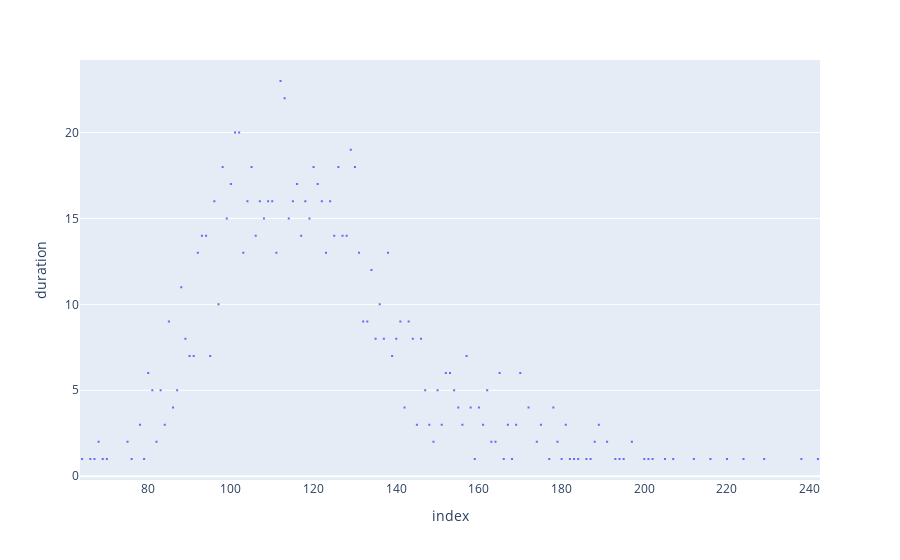

Here is the notebook cell this chart was saved with:
### Markdown cell above
#### Use a box plot to display that same data.

### Code cell
duration_counts = movies['duration'].value_counts().reset_index()
px.box(duration_counts, x = 'index', y = "duration")

### Figure 1 — Plotly figure (JSON) as saved in the notebook; plotly's stock layout.template omitted (floating-point values rounded to 4 significant figures; data arrays with more than 128 entries replaced by an {"elided": "..."} marker saying what was removed)
{"data": [{"alignmentgroup": "True", "hovertemplate": "index=%{x}<br>duration=%{y}<extra></extra>", "legendgroup": "", "marker": {"color": "#636efa"}, "name": "", "notched": false, "offsetgroup": "", "orientation": "v", "showlegend": false, "type": "box", "x": {"elided": "133 int values"}, "x0": " ", "xaxis": "x", "y": {"elided": "133 int values"}, "y0": " ", "yaxis": "y"}], "layout": {"boxmode": "group", "legend": {"tracegroupgap": 0}, "margin": {"t": 60}, "xaxis": {"anchor": "y", "domain": [0, 1], "title": {"text": "index"}}, "yaxis": {"anchor": "x", "domain": [0, 1], "title": {"text": "duration"}}}}
